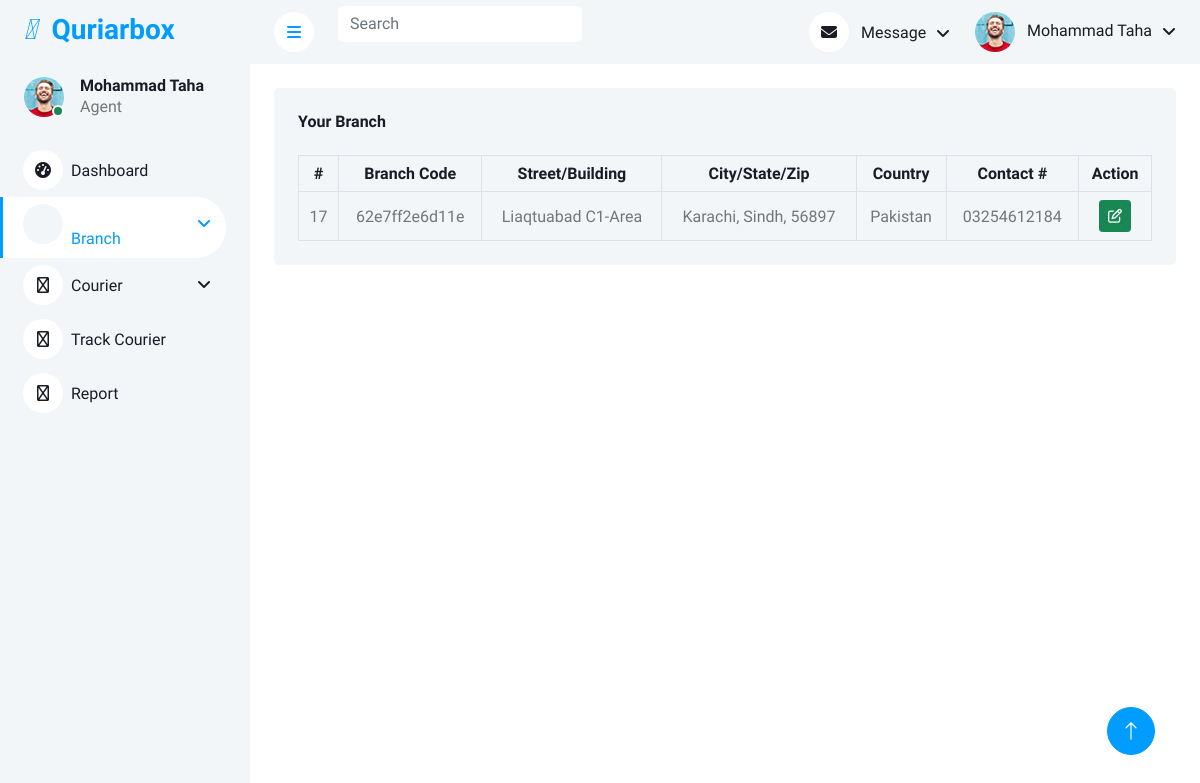
The page /agent/listbranch.php (signed in) on the database its author committed.
### tables this page shows
CREATE TABLE `tbl_branch` (
  `id` int(255) NOT NULL,
  `branch_code` varchar(45) NOT NULL,
  `address` varchar(255) NOT NULL,
  `city` varchar(255) NOT NULL,
  `state` varchar(255) NOT NULL,
  `zip_code` varchar(255) NOT NULL,
  `country` varchar(255) NOT NULL,
  `contact` varchar(255) NOT NULL,
  `date_created` date NOT NULL
);

### agent/listbranch.php (the view, shortened to what this page needs)
<?php
include '../conn.php';
?>
<!DOCTYPE html>
<html lang="en">
<head>
    <link href="https://cdnjs.cloudflare.com/ajax/libs/font-awesome/5.10.0/css/all.min.css" rel="stylesheet">
    <link href="https://cdn.jsdelivr.net/npm/bootstrap-icons@1.4.1/font/bootstrap-icons.css" rel="stylesheet">
    <link href="lib/owlcarousel/assets/owl.carousel.min.css" rel="stylesheet">
    <link href="lib/tempusdominus/css/tempusdominus-bootstrap-4.min.css" rel="stylesheet" />
    <link href="css/bootstrap.min.css" rel="stylesheet">
    <link href="css/style.css" rel="stylesheet">
    <link rel="stylesheet" href="https://site-assets.fontawesome.com/releases/v6.1.2/css/all.css">
</head>
<body class="position-relative">
    <div class="container-xxl position-relative bg-white d-flex p-0">
        <?php
        if (isset($_SESSION['auth_user'])) {
        ?>
            <div class="sidebar pe-4 pb-3">
                <nav class="navbar bg-light navbar-light">
                    <a href="index.php" class="navbar-brand mx-4 mb-3">
                        <h3 class="text-primary"><i class="fa-light fa-box-open me-2"></i> Quriarbox</h3>
                    </a>
                    <div class="d-flex align-items-center ms-4 mb-4">
                        <div class="position-relative">
                            <img class="rounded-circle" src="img/user.jpg" alt="" style="width: 40px; height: 40px;">
                            <div class="bg-success rounded-circle border border-2 border-white position-absolute end-0 bottom-0 p-1"></div>
                        </div>
                        <div class="ms-3">
                            <h6 class="mb-0 text-capitalize"><?php echo $_SESSION['auth_user']['firstname'] . ' ' . $_SESSION['auth_user']['lastname']; ?></h6>
                            <span>Agent</span>
                        </div>
                    </div>
                    <div class="navbar-nav w-100">
                        <a href="index.php" class="nav-item nav-link"><i class="fa fa-tachometer-alt me-2"></i>Dashboard</a>
                        <div class="nav-item dropdown">
                            <a href="#" class="nav-link dropdown-toggle active" onclick="toggle(0)"><i class="fa-regular fa-buildings me-2"></i>Branch</a>
                        </div>
                        <div class="nav-item dropdown">
                            <a href="#" class="nav-link dropdown-toggle" onclick="toggle(4)"><i class="fa-regular fa-box-open me-2"></i>Courier</a>
                        </div>
                        <a href="track.php" class="nav-item nav-link"><i class="fa-regular fa-magnifying-glass-location me-2"></i>Track Courier</a>
                        <a href="report.php" class="nav-item nav-link"><i class="fa-regular fa-square-poll-vertical me-2"></i></i>Report</a>
                    </div>
                </nav>
            </div>
            <div class="content"><?php include 'navbar.php';
                                } ?>
            <div class="container-fluid pt-4 px-4">
                <div class="bg-light text-center rounded p-4">
                    <div class="d-flex align-items-center justify-content-between mb-4">
                        <h6 class="mb-0">Your Branch</h6>
                    </div>
                    <div class="table-responsive">
                        <table class="table text-start align-middle table-bordered table-hover mb-0 text-center table-hover">
                            <thead>
                                <tr class="text-dark">
                                    <th scope="col">#</th>
                                    <th scope="col">Branch Code</th>
                                    <th scope="col">Street/Building</th>
                                    <th scope="col">City/State/Zip</th>
                                    <th scope="col">Country</th>
                                    <th scope="col">Contact #</th>
                                    <th scope="col">Action</th>
                                </tr>
                            </thead>
                            <tbody>
                                <?php
                                $agent_branch_id = $_SESSION['auth_user']['branch_id'];
                                $sql = "SELECT * FROM `tbl_branch` WHERE `id`='$agent_branch_id'";
                                $query = mysqli_query($con, $sql);
                                if (mysqli_num_rows($query) > 0) {
                                    while ($res = mysqli_fetch_array($query)) {
                                ?>
                                        <tr>
                                            <td><?php echo $res['id']; ?></td>
                                            <td><?php echo $res['branch_code']; ?></td>
                                            <td><?php echo $res['address']; ?></td>
                                            <td><?php echo $res['city'] . ', ' . $res['state'] . ', ' . $res['zip_code']; ?></td>
                                            <td><?php echo $res['country']; ?></td>
                                            <td><?php echo $res['contact']; ?></td>
                                            <td>
                                                <a class="btn btn-sm btn-success p-2 m-0 me-0" href="editbranch.php?id=<?php echo $res['id']; ?>"><i class="fa-regular fa-edit"></i></a>
                                            </td>
                                        </tr>
                                <?php
                                    }
                                }
                                ?>
                            </tbody>
                        </table>
                    </div>
                </div>
            </div>
            </div>
            <a href="#" class="btn btn-lg btn-primary btn-lg-square back-to-top"><i class="bi bi-arrow-up"></i></a>
    </div>
</body>
</html>

### agent/css/style.css (style rules this page uses)
:root { --primary: #009CFF; --light: #F3F6F9; --dark: #191C24; }
.back-to-top { position: fixed; display: none; right: 45px; bottom: 45px; z-index: 99; }
.btn { transition: .5s; }
.btn.btn-primary { color: #FFFFFF; }
.btn-lg-square { width: 48px; height: 48px; }
.btn-square, .btn-sm-square, .btn-lg-square { padding: 0; display: inline-flex; align-items: center; justify-content: center; font-weight: normal; border-radius: 50px; }
.sidebar { position: fixed; top: 0; left: 0; bottom: 0; width: 250px; height: 100vh; overflow-y: auto; background: var(--light); transition: 0.5s; z-index: 999; }
.content { margin-left: 250px; min-height: 100vh; background: #FFFFFF; transition: 0.5s; }
@media (min-width: 992px) { .sidebar { margin-left: 0; } }
@media (min-width: 992px) { .content { width: calc(100% - 250px); } }
.sidebar .navbar .navbar-nav .nav-link { padding: 7px 20px; color: var(--dark); font-weight: 500; border-left: 3px solid var(--light); border-radius: 0 30px 30px 0; outline: none; }
.sidebar .navbar .navbar-nav .nav-link:hover, .sidebar .navbar .navbar-nav .nav-link.active { color: var(--primary); background: #FFFFFF; border-color: var(--primary); }
.sidebar .navbar .navbar-nav .nav-link i { width: 40px; height: 40px; display: inline-flex; align-items: center; justify-content: center; background: #FFFFFF; border-radius: 40px; }
.sidebar .navbar .navbar-nav .nav-link:hover i, .sidebar .navbar .navbar-nav .nav-link.active i { background: var(--light); }
.sidebar .navbar .dropdown-toggle::after { position: absolute; top: 15px; right: 15px; border: none; content: "\f107"; font-family: "Font Awesome 5 Free"; font-weight: 900; transition: .5s; }

### rows shown on the page
tbl_branch: id "17", branch_code "62e7ff2e6d11e", address "Liaqtuabad C1-Area", city "Karachi", state "Sindh", zip_code "56897", country "Pakistan", contact "03254612184"

### other values the page prints
$_SESSION['auth_user']['firstname'] "Mohammad"
$_SESSION['auth_user']['lastname'] "Taha"
